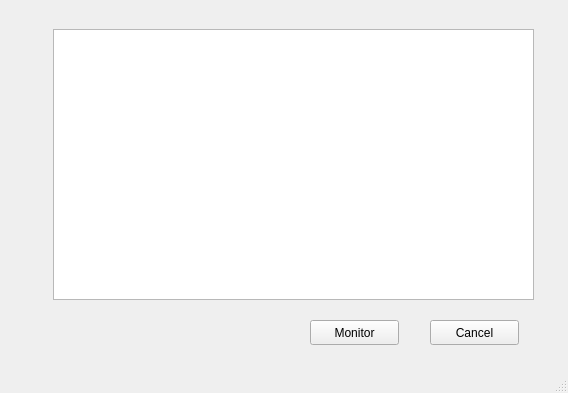
<?xml version="1.0" encoding="UTF-8"?>
<ui version="4.0">
 <class>terminal_window</class>
 <widget class="QMainWindow" name="terminal_window">
  <property name="geometry">
   <rect>
    <x>0</x>
    <y>0</y>
    <width>568</width>
    <height>393</height>
   </rect>
  </property>
  <property name="windowTitle">
   <string>terminal_window</string>
  </property>
  <widget class="QWidget" name="centralwidget">
   <widget class="QWidget" name="widget" native="true">
    <property name="geometry">
     <rect>
      <x>30</x>
      <y>20</y>
      <width>511</width>
      <height>351</height>
     </rect>
    </property>
    <widget class="QTextEdit" name="textEdit">
     <property name="geometry">
      <rect>
       <x>23</x>
       <y>9</y>
       <width>481</width>
       <height>271</height>
      </rect>
     </property>
    </widget>
    <widget class="QPushButton" name="pushButton">
     <property name="geometry">
      <rect>
       <x>400</x>
       <y>300</y>
       <width>89</width>
       <height>25</height>
      </rect>
     </property>
     <property name="text">
      <string>Cancel</string>
     </property>
    </widget>
    <widget class="QPushButton" name="pushButton_2">
     <property name="geometry">
      <rect>
       <x>280</x>
       <y>300</y>
       <width>89</width>
       <height>25</height>
      </rect>
     </property>
     <property name="text">
      <string>Monitor</string>
     </property>
    </widget>
   </widget>
  </widget>
  <widget class="QStatusBar" name="statusbar"/>
 </widget>
 <resources/>
 <connections/>
</ui>
